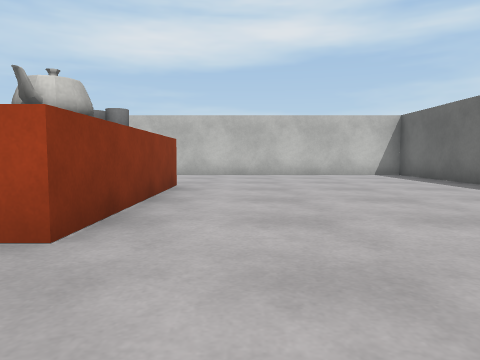
View 1 (above)

18 first-person views from a walk through a scene from a Unity 3-D project. The camera is 0.64 m above the floor, tilts 4° down and sees 70° across. The floor is counted in squares, 1 m on a side. Each view is taken from the middle of a square. On the plan, view 1 faces up. The plan holds only what a view shows up to about 10 squares ahead; the rest is blank. The place goes on beyond the plan. The player character is not drawn. Surface patterns are stand-ins for the level's own textures.

View 2
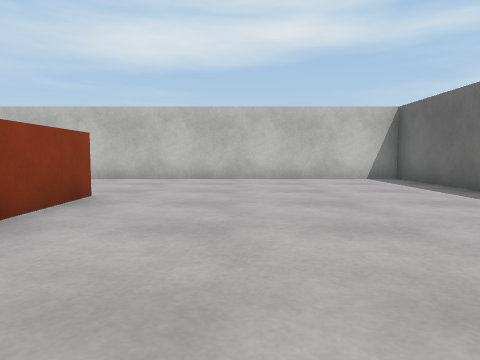

View 3
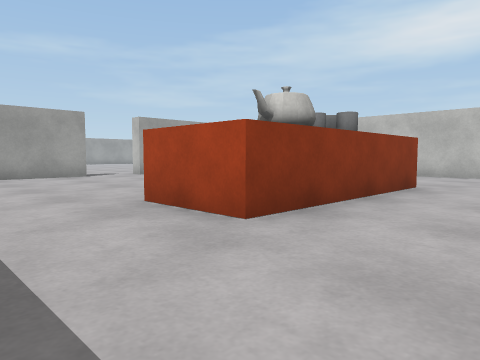

View 4
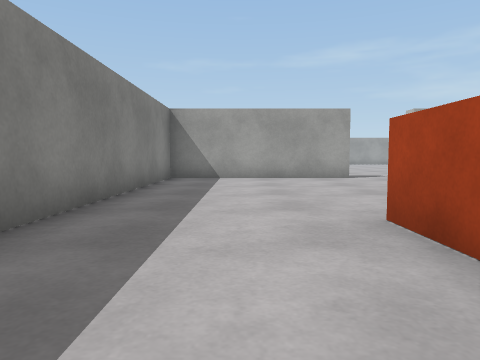

View 5
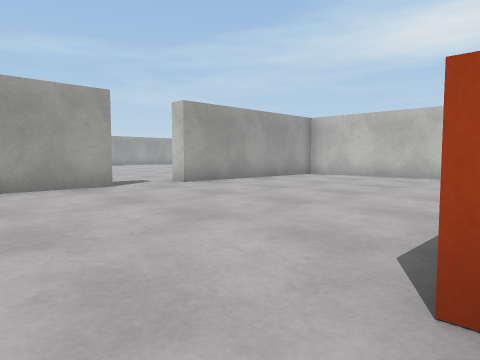

View 6
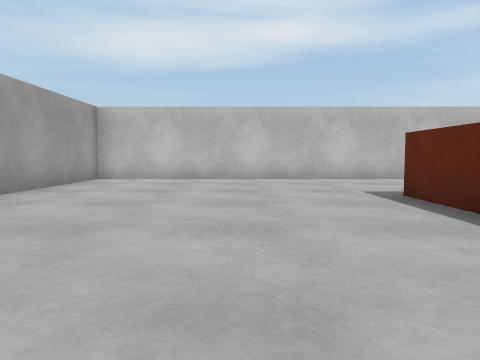

View 7
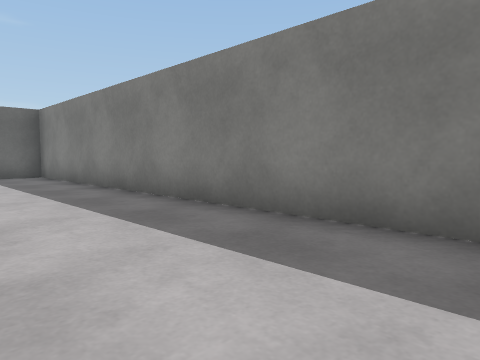

View 8
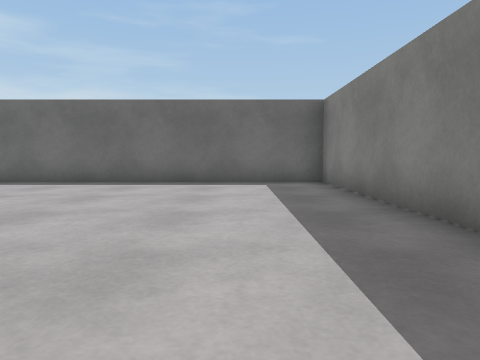

View 9
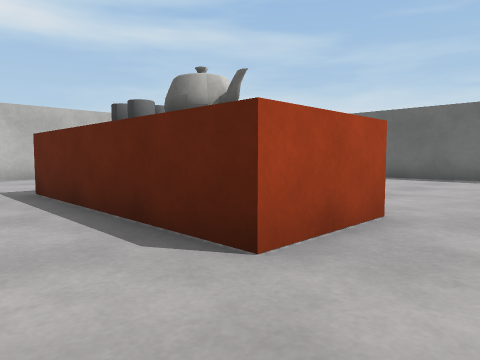

View 10
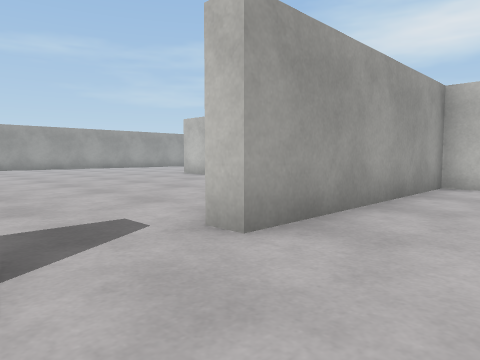

View 11
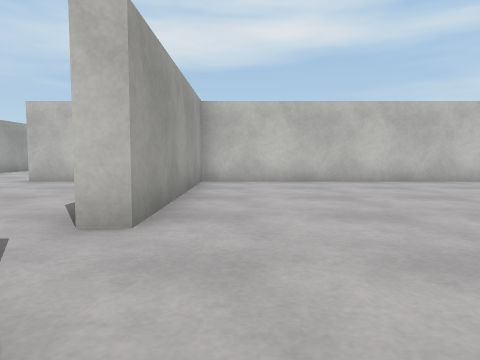

View 12
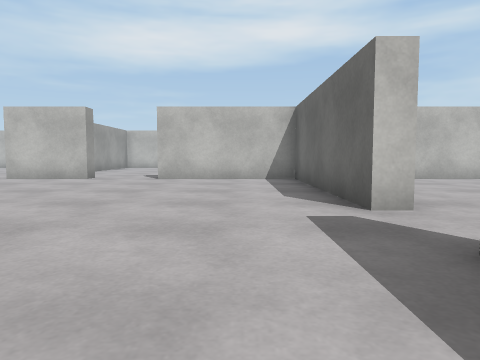

View 13
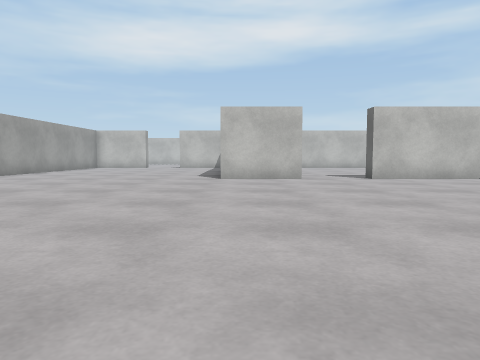

View 14
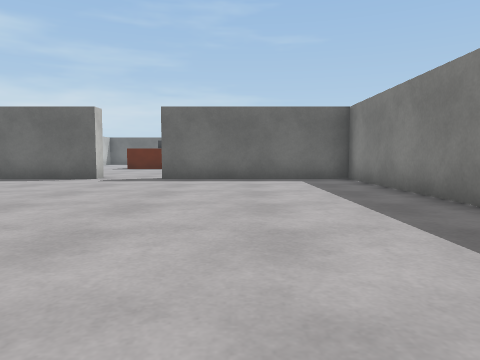

View 15
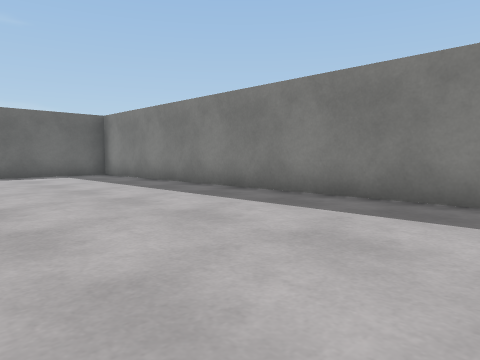

View 16
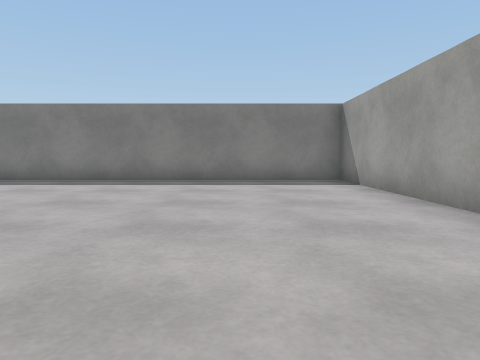

View 17
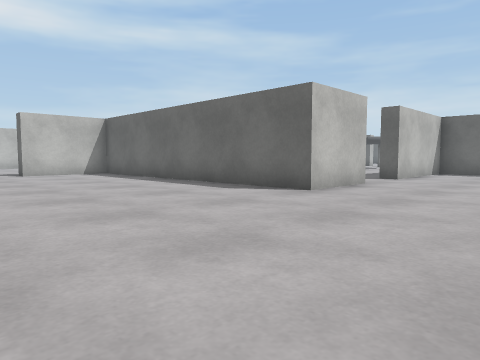

View 18
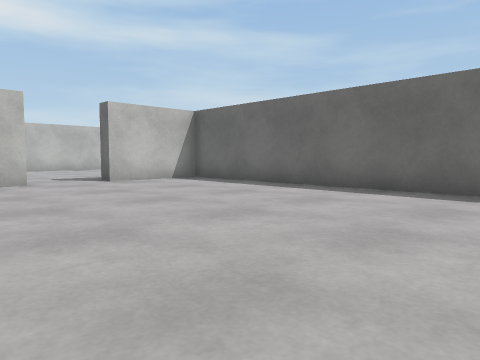

### Floor plan
Points are (right, up) in squares from view 1. A wall is a line through its corners. A room is listed if a view was taken in it or the views show most of it. See-through windows are left out.
Room 1 (views 1, 2, 3, 4, 5, 6, 7, 8, 9, 10, 11)
walls: (-1.4, 7.5) (-1.4, 2.5) (-3.4, 2.5) (-3.4, 7.5); (-10, 4.2) (-10, -1) (5.4, -1) (5.4, 11.6) (-10, 11.6) (-10, 6) (-10.5, 6)
ways out: opening at (-10, 5.5) to room 2
Room 2 (views 12, 13, 14, 15, 16, 17, 18)
walls: (-16.3, 11.6) (-18.5, 11.6) (-18.5, 19.8); (-25.7, 4.2) (-25.7, -1) (-10.5, -1) (-10.5, 4.2); (-10.5, 6) (-10.5, 11.6) (-14.3, 11.6); (-19.1, 20.4) (-21.2, 20.4); (-23, 20.4) (-23.6, 20.4)
ways out: opening at (-10, 5.5) to room 1; opening at (-22.5, 21); opening at (-15.5, 12)

Where each view was taken, in squares from view 1:
view 1: 0 up, 0 right, facing up
view 2: 2 up, 1 right, facing up
view 3: 0 up, 1 right, facing up-left
view 4: 1 up, 0 right, facing left
view 5: 1 up, 3 left, facing up-left
view 6: 2 up, 6 left, facing up
view 7: 2 up, 6 left, facing down-right
view 8: 1 up, 3 left, facing right
view 9: 1 up, 5 left, facing up-right
view 10: 4 up, 8 left, facing up-left
view 11: 3 up, 9 left, facing up
view 12: 2 up, 12 left, facing up
view 13: 2 up, 18 left, facing up
view 14: 2 up, 20 left, facing right
view 15: 4 up, 22 left, facing down-right
view 16: 8 up, 23 left, facing down
view 17: 8 up, 24 left, facing up-right
view 18: 12 up, 25 left, facing up-right
